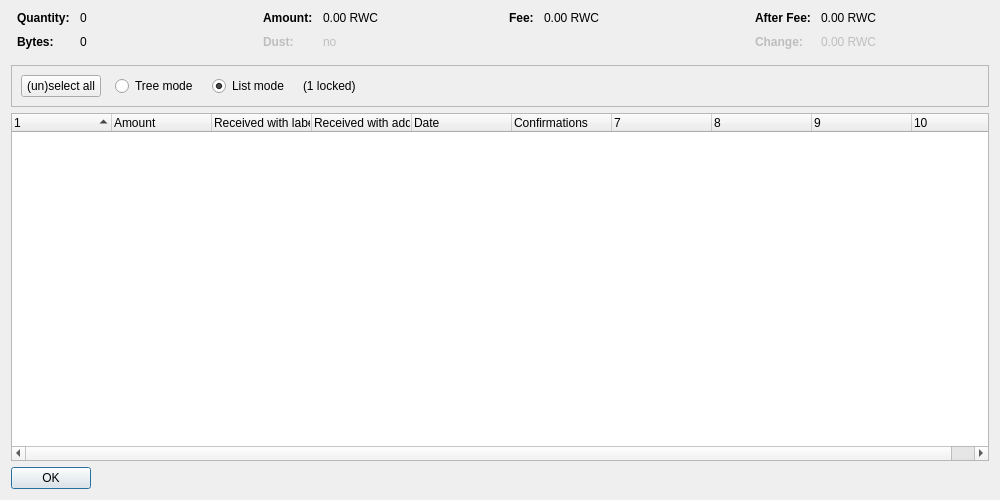
<?xml version="1.0" encoding="UTF-8"?>
<ui version="4.0">
 <class>CoinControlDialog</class>
 <widget class="QDialog" name="CoinControlDialog">
  <property name="geometry">
   <rect>
    <x>0</x>
    <y>0</y>
    <width>1000</width>
    <height>500</height>
   </rect>
  </property>
  <property name="windowTitle">
   <string>Coin Selection</string>
  </property>
  <layout class="QVBoxLayout" name="verticalLayout">
   <item>
    <layout class="QHBoxLayout" name="horizontalLayoutTop" stretch="0,0,0,0">
     <property name="topMargin">
      <number>0</number>
     </property>
     <property name="bottomMargin">
      <number>10</number>
     </property>
     <item>
      <layout class="QFormLayout" name="formLayoutCoinControl1">
       <property name="horizontalSpacing">
        <number>10</number>
       </property>
       <property name="verticalSpacing">
        <number>10</number>
       </property>
       <property name="leftMargin">
        <number>6</number>
       </property>
       <property name="rightMargin">
        <number>6</number>
       </property>
       <item row="0" column="0">
        <widget class="QLabel" name="labelCoinControlQuantityText">
         <property name="font">
          <font>
           <weight>75</weight>
           <bold>true</bold>
          </font>
         </property>
         <property name="text">
          <string>Quantity:</string>
         </property>
        </widget>
       </item>
       <item row="0" column="1">
        <widget class="QLabel" name="labelCoinControlQuantity">
         <property name="cursor">
          <cursorShape>IBeamCursor</cursorShape>
         </property>
         <property name="contextMenuPolicy">
          <enum>Qt::ActionsContextMenu</enum>
         </property>
         <property name="text">
          <string notr="true">0</string>
         </property>
         <property name="textInteractionFlags">
          <set>Qt::LinksAccessibleByMouse|Qt::TextSelectableByKeyboard|Qt::TextSelectableByMouse</set>
         </property>
        </widget>
       </item>
       <item row="1" column="0">
        <widget class="QLabel" name="labelCoinControlBytesText">
         <property name="font">
          <font>
           <weight>75</weight>
           <bold>true</bold>
          </font>
         </property>
         <property name="text">
          <string>Bytes:</string>
         </property>
        </widget>
       </item>
       <item row="1" column="1">
        <widget class="QLabel" name="labelCoinControlBytes">
         <property name="cursor">
          <cursorShape>IBeamCursor</cursorShape>
         </property>
         <property name="contextMenuPolicy">
          <enum>Qt::ActionsContextMenu</enum>
         </property>
         <property name="text">
          <string notr="true">0</string>
         </property>
         <property name="textInteractionFlags">
          <set>Qt::LinksAccessibleByMouse|Qt::TextSelectableByKeyboard|Qt::TextSelectableByMouse</set>
         </property>
        </widget>
       </item>
      </layout>
     </item>
     <item>
      <layout class="QFormLayout" name="formLayoutCoinControl2">
       <property name="horizontalSpacing">
        <number>10</number>
       </property>
       <property name="verticalSpacing">
        <number>10</number>
       </property>
       <property name="leftMargin">
        <number>6</number>
       </property>
       <property name="rightMargin">
        <number>6</number>
       </property>
       <item row="0" column="0">
        <widget class="QLabel" name="labelCoinControlAmountText">
         <property name="font">
          <font>
           <weight>75</weight>
           <bold>true</bold>
          </font>
         </property>
         <property name="text">
          <string>Amount:</string>
         </property>
        </widget>
       </item>
       <item row="0" column="1">
        <widget class="QLabel" name="labelCoinControlAmount">
         <property name="cursor">
          <cursorShape>IBeamCursor</cursorShape>
         </property>
         <property name="contextMenuPolicy">
          <enum>Qt::ActionsContextMenu</enum>
         </property>
         <property name="text">
          <string notr="true">0.00 RWC</string>
         </property>
         <property name="textInteractionFlags">
          <set>Qt::LinksAccessibleByMouse|Qt::TextSelectableByKeyboard|Qt::TextSelectableByMouse</set>
         </property>
        </widget>
       </item>
       <item row="1" column="0">
        <widget class="QLabel" name="labelCoinControlLowOutputText">
         <property name="enabled">
          <bool>false</bool>
         </property>
         <property name="font">
          <font>
           <weight>75</weight>
           <bold>true</bold>
          </font>
         </property>
         <property name="text">
          <string>Dust:</string>
         </property>
        </widget>
       </item>
       <item row="1" column="1">
        <widget class="QLabel" name="labelCoinControlLowOutput">
         <property name="enabled">
          <bool>false</bool>
         </property>
         <property name="cursor">
          <cursorShape>IBeamCursor</cursorShape>
         </property>
         <property name="contextMenuPolicy">
          <enum>Qt::ActionsContextMenu</enum>
         </property>
         <property name="text">
          <string notr="true">no</string>
         </property>
         <property name="textInteractionFlags">
          <set>Qt::LinksAccessibleByMouse|Qt::TextSelectableByKeyboard|Qt::TextSelectableByMouse</set>
         </property>
        </widget>
       </item>
      </layout>
     </item>
     <item>
      <layout class="QFormLayout" name="formLayoutCoinControl3">
       <property name="horizontalSpacing">
        <number>10</number>
       </property>
       <property name="verticalSpacing">
        <number>10</number>
       </property>
       <property name="leftMargin">
        <number>6</number>
       </property>
       <property name="rightMargin">
        <number>6</number>
       </property>
       <item row="0" column="0">
        <widget class="QLabel" name="labelCoinControlFeeText">
         <property name="font">
          <font>
           <weight>75</weight>
           <bold>true</bold>
          </font>
         </property>
         <property name="text">
          <string>Fee:</string>
         </property>
        </widget>
       </item>
       <item row="0" column="1">
        <widget class="QLabel" name="labelCoinControlFee">
         <property name="cursor">
          <cursorShape>IBeamCursor</cursorShape>
         </property>
         <property name="contextMenuPolicy">
          <enum>Qt::ActionsContextMenu</enum>
         </property>
         <property name="text">
          <string notr="true">0.00 RWC</string>
         </property>
         <property name="textInteractionFlags">
          <set>Qt::LinksAccessibleByMouse|Qt::TextSelectableByKeyboard|Qt::TextSelectableByMouse</set>
         </property>
        </widget>
       </item>
      </layout>
     </item>
     <item>
      <layout class="QFormLayout" name="formLayoutCoinControl4">
       <property name="horizontalSpacing">
        <number>10</number>
       </property>
       <property name="verticalSpacing">
        <number>10</number>
       </property>
       <property name="leftMargin">
        <number>6</number>
       </property>
       <property name="rightMargin">
        <number>6</number>
       </property>
       <item row="0" column="0">
        <widget class="QLabel" name="labelCoinControlAfterFeeText">
         <property name="font">
          <font>
           <weight>75</weight>
           <bold>true</bold>
          </font>
         </property>
         <property name="text">
          <string>After Fee:</string>
         </property>
        </widget>
       </item>
       <item row="0" column="1">
        <widget class="QLabel" name="labelCoinControlAfterFee">
         <property name="cursor">
          <cursorShape>IBeamCursor</cursorShape>
         </property>
         <property name="contextMenuPolicy">
          <enum>Qt::ActionsContextMenu</enum>
         </property>
         <property name="text">
          <string notr="true">0.00 RWC</string>
         </property>
         <property name="textInteractionFlags">
          <set>Qt::LinksAccessibleByMouse|Qt::TextSelectableByKeyboard|Qt::TextSelectableByMouse</set>
         </property>
        </widget>
       </item>
       <item row="1" column="0">
        <widget class="QLabel" name="labelCoinControlChangeText">
         <property name="enabled">
          <bool>false</bool>
         </property>
         <property name="font">
          <font>
           <weight>75</weight>
           <bold>true</bold>
          </font>
         </property>
         <property name="text">
          <string>Change:</string>
         </property>
        </widget>
       </item>
       <item row="1" column="1">
        <widget class="QLabel" name="labelCoinControlChange">
         <property name="enabled">
          <bool>false</bool>
         </property>
         <property name="cursor">
          <cursorShape>IBeamCursor</cursorShape>
         </property>
         <property name="contextMenuPolicy">
          <enum>Qt::ActionsContextMenu</enum>
         </property>
         <property name="text">
          <string notr="true">0.00 RWC</string>
         </property>
         <property name="textInteractionFlags">
          <set>Qt::LinksAccessibleByMouse|Qt::TextSelectableByKeyboard|Qt::TextSelectableByMouse</set>
         </property>
        </widget>
       </item>
      </layout>
     </item>
    </layout>
   </item>
   <item>
    <widget class="QFrame" name="frame">
     <property name="minimumSize">
      <size>
       <width>0</width>
       <height>40</height>
      </size>
     </property>
     <property name="frameShape">
      <enum>QFrame::StyledPanel</enum>
     </property>
     <property name="frameShadow">
      <enum>QFrame::Sunken</enum>
     </property>
     <layout class="QHBoxLayout" name="horizontalLayout">
      <item>
       <layout class="QHBoxLayout" name="horizontalLayoutPanel" stretch="0,0,0,0,0">
        <property name="spacing">
         <number>14</number>
        </property>
        <item>
         <widget class="QPushButton" name="pushButtonSelectAll">
          <property name="sizePolicy">
           <sizepolicy hsizetype="Maximum" vsizetype="Fixed">
            <horstretch>0</horstretch>
            <verstretch>0</verstretch>
           </sizepolicy>
          </property>
          <property name="text">
           <string>(un)select all</string>
          </property>
          <property name="autoDefault">
           <bool>false</bool>
          </property>
         </widget>
        </item>
        <item>
         <widget class="QRadioButton" name="radioTreeMode">
          <property name="sizePolicy">
           <sizepolicy hsizetype="Maximum" vsizetype="Fixed">
            <horstretch>0</horstretch>
            <verstretch>0</verstretch>
           </sizepolicy>
          </property>
          <property name="text">
           <string>Tree mode</string>
          </property>
         </widget>
        </item>
        <item>
         <widget class="QRadioButton" name="radioListMode">
          <property name="sizePolicy">
           <sizepolicy hsizetype="Maximum" vsizetype="Fixed">
            <horstretch>0</horstretch>
            <verstretch>0</verstretch>
           </sizepolicy>
          </property>
          <property name="text">
           <string>List mode</string>
          </property>
          <property name="checked">
           <bool>true</bool>
          </property>
         </widget>
        </item>
        <item>
         <widget class="QLabel" name="labelLocked">
          <property name="text">
           <string notr="true">(1 locked)</string>
          </property>
         </widget>
        </item>
        <item>
         <spacer name="horizontalSpacer">
          <property name="orientation">
           <enum>Qt::Horizontal</enum>
          </property>
          <property name="sizeHint" stdset="0">
           <size>
            <width>40</width>
            <height>20</height>
           </size>
          </property>
         </spacer>
        </item>
       </layout>
      </item>
     </layout>
    </widget>
   </item>
   <item>
    <widget class="CoinControlTreeWidget" name="treeWidget">
     <property name="contextMenuPolicy">
      <enum>Qt::CustomContextMenu</enum>
     </property>
     <property name="sortingEnabled">
      <bool>false</bool>
     </property>
     <property name="columnCount">
      <number>10</number>
     </property>
     <attribute name="headerShowSortIndicator" stdset="0">
      <bool>true</bool>
     </attribute>
     <attribute name="headerStretchLastSection">
      <bool>false</bool>
     </attribute>
     <column>
      <property name="text">
       <string/>
      </property>
     </column>
     <column>
      <property name="text">
       <string>Amount</string>
      </property>
     </column>
     <column>
      <property name="text">
       <string>Received with label</string>
      </property>
     </column>
     <column>
      <property name="text">
       <string>Received with address</string>
      </property>
     </column>
     <column>
      <property name="text">
       <string>Date</string>
      </property>
     </column>
     <column>
      <property name="text">
       <string>Confirmations</string>
      </property>
      <property name="toolTip">
       <string>Confirmed</string>
      </property>
     </column>
     <column>
      <property name="text">
       <string/>
      </property>
     </column>
     <column>
      <property name="text">
       <string/>
      </property>
     </column>
     <column>
      <property name="text">
       <string/>
      </property>
     </column>
     <column>
      <property name="text">
       <string/>
      </property>
     </column>
    </widget>
   </item>
   <item>
    <widget class="QDialogButtonBox" name="buttonBox">
     <property name="sizePolicy">
      <sizepolicy hsizetype="Maximum" vsizetype="Fixed">
       <horstretch>0</horstretch>
       <verstretch>0</verstretch>
      </sizepolicy>
     </property>
     <property name="orientation">
      <enum>Qt::Horizontal</enum>
     </property>
     <property name="standardButtons">
      <set>QDialogButtonBox::Ok</set>
     </property>
    </widget>
   </item>
  </layout>
 </widget>
 <customwidgets>
  <customwidget>
   <class>CoinControlTreeWidget</class>
   <extends>QTreeWidget</extends>
   <header>qt/coincontroltreewidget.h</header>
  </customwidget>
 </customwidgets>
 <resources/>
 <connections/>
</ui>
